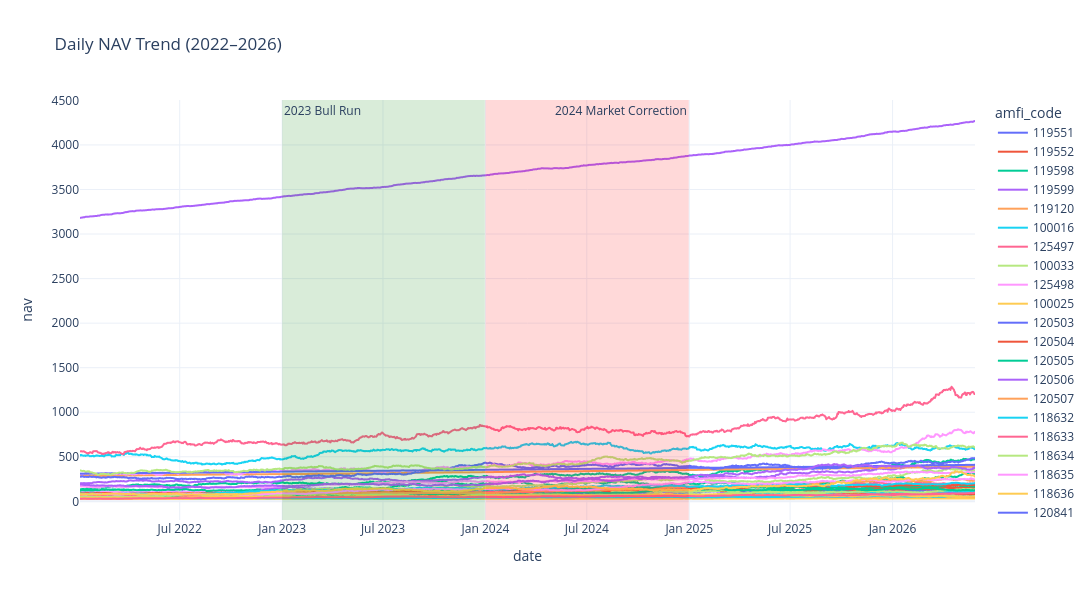

Notebook code for this chart:
### Code cell
fig = px.line(
    nav_filtered,
    x="date",
    y="nav",
    color="amfi_code",
    title="Daily NAV Trend (2022–2026)"
)

# Highlight 2023 Bull Run
fig.add_vrect(
    x0="2023-01-01",
    x1="2023-12-31",
    fillcolor="green",
    opacity=0.15,
    line_width=0,
    annotation_text="2023 Bull Run",
    annotation_position="top left"
)

# Highlight 2024 Market Correction
fig.add_vrect(
    x0="2024-01-01",
    x1="2024-12-31",
    fillcolor="red",
    opacity=0.15,
    line_width=0,
    annotation_text="2024 Market Correction",
    annotation_position="top right"
)

fig.update_layout(
    template="plotly_white",
    height=600,
    width=1200
)

fig.show()

### Figure 1 — Plotly figure (JSON) as saved in the notebook; plotly's stock layout.template omitted (floating-point values rounded to 4 significant figures; data arrays with more than 128 entries replaced by an {"elided": "..."} marker saying what was removed)
{"data": [{"hovertemplate": "amfi_code=119551<br>date=%{x}<br>nav=%{y}<extra></extra>", "legendgroup": "119551", "line": {"color": "#636efa", "dash": "solid"}, "marker": {"symbol": "circle"}, "mode": "lines", "name": "119551", "showlegend": true, "type": "scattergl", "x": {"elided": "1150 str values"}, "xaxis": "x", "y": {"elided": "1150 float values"}, "yaxis": "y"}, {"hovertemplate": "amfi_code=119552<br>date=%{x}<br>nav=%{y}<extra></extra>", "legendgroup": "119552", "line": {"color": "#EF553B", "dash": "solid"}, "marker": {"symbol": "circle"}, "mode": "lines", "name": "119552", "showlegend": true, "type": "scattergl", "x": {"elided": "1150 str values"}, "xaxis": "x", "y": {"elided": "1150 float values"}, "yaxis": "y"}, {"hovertemplate": "amfi_code=119598<br>date=%{x}<br>nav=%{y}<extra></extra>", "legendgroup": "119598", "line": {"color": "#00cc96", "dash": "solid"}, "marker": {"symbol": "circle"}, "mode": "lines", "name": "119598", "showlegend": true, "type": "scattergl", "x": {"elided": "1150 str values"}, "xaxis": "x", "y": {"elided": "1150 float values"}, "yaxis": "y"}, {"hovertemplate": "amfi_code=119599<br>date=%{x}<br>nav=%{y}<extra></extra>", "legendgroup": "119599", "line": {"color": "#ab63fa", "dash": "solid"}, "marker": {"symbol": "circle"}, "mode": "lines", "name": "119599", "showlegend": true, "type": "scattergl", "x": {"elided": "1150 str values"}, "xaxis": "x", "y": {"elided": "1150 float values"}, "yaxis": "y"}, {"hovertemplate": "amfi_code=119120<br>date=%{x}<br>nav=%{y}<extra></extra>", "legendgroup": "119120", "line": {"color": "#FFA15A", "dash": "solid"}, "marker": {"symbol": "circle"}, "mode": "lines", "name": "119120", "showlegend": true, "type": "scattergl", "x": {"elided": "1150 str values"}, "xaxis": "x", "y": {"elided": "1150 float values"}, "yaxis": "y"}, {"hovertemplate": "amfi_code=100016<br>date=%{x}<br>nav=%{y}<extra></extra>", "legendgroup": "100016", "line": {"color": "#19d3f3", "dash": "solid"}, "marker": {"symbol": "circle"}, "mode": "lines", "name": "100016", "showlegend": true, "type": "scattergl", "x": {"elided": "1150 str values"}, "xaxis": "x", "y": {"elided": "1150 float values"}, "yaxis": "y"}, {"hovertemplate": "amfi_code=125497<br>date=%{x}<br>nav=%{y}<extra></extra>", "legendgroup": "125497", "line": {"color": "#FF6692", "dash": "solid"}, "marker": {"symbol": "circle"}, "mode": "lines", "name": "125497", "showlegend": true, "type": "scattergl", "x": {"elided": "1150 str values"}, "xaxis": "x", "y": {"elided": "1150 float values"}, "yaxis": "y"}, {"hovertemplate": "amfi_code=100033<br>date=%{x}<br>nav=%{y}<extra></extra>", "legendgroup": "100033", "line": {"color": "#B6E880", "dash": "solid"}, "marker": {"symbol": "circle"}, "mode": "lines", "name": "100033", "showlegend": true, "type": "scattergl", "x": {"elided": "1150 str values"}, "xaxis": "x", "y": {"elided": "1150 float values"}, "yaxis": "y"}, {"hovertemplate": "amfi_code=125498<br>date=%{x}<br>nav=%{y}<extra></extra>", "legendgroup": "125498", "line": {"color": "#FF97FF", "dash": "solid"}, "marker": {"symbol": "circle"}, "mode": "lines", "name": "125498", "showlegend": true, "type": "scattergl", "x": {"elided": "1150 str values"}, "xaxis": "x", "y": {"elided": "1150 float values"}, "yaxis": "y"}, {"hovertemplate": "amfi_code=100025<br>date=%{x}<br>nav=%{y}<extra></extra>", "legendgroup": "100025", "line": {"color": "#FECB52", "dash": "solid"}, "marker": {"symbol": "circle"}, "mode": "lines", "name": "100025", "showlegend": true, "type": "scattergl", "x": {"elided": "1150 str values"}, "xaxis": "x", "y": {"elided": "1150 float values"}, "yaxis": "y"}, {"hovertemplate": "amfi_code=120503<br>date=%{x}<br>nav=%{y}<extra></extra>", "legendgroup": "120503", "line": {"color": "#636efa", "dash": "solid"}, "marker": {"symbol": "circle"}, "mode": "lines", "name": "120503", "showlegend": true, "type": "scattergl", "x": {"elided": "1150 str values"}, "xaxis": "x", "y": {"elided": "1150 float values"}, "yaxis": "y"}, {"hovertemplate": "amfi_code=120504<br>date=%{x}<br>nav=%{y}<extra></extra>", "legendgroup": "120504", "line": {"color": "#EF553B", "dash": "solid"}, "marker": {"symbol": "circle"}, "mode": "lines", "name": "120504", "showlegend": true, "type": "scattergl", "x": {"elided": "1150 str values"}, "xaxis": "x", "y": {"elided": "1150 float values"}, "yaxis": "y"}, {"hovertemplate": "amfi_code=120505<br>date=%{x}<br>nav=%{y}<extra></extra>", "legendgroup": "120505", "line": {"color": "#00cc96", "dash": "solid"}, "marker": {"symbol": "circle"}, "mode": "lines", "name": "120505", "showlegend": true, "type": "scattergl", "x": {"elided": "1150 str values"}, "xaxis": "x", "y": {"elided": "1150 float values"}, "yaxis": "y"}, {"hovertemplate": "amfi_code=120506<br>date=%{x}<br>nav=%{y}<extra></extra>", "legendgroup": "120506", "line": {"color": "#ab63fa", "dash": "solid"}, "marker": {"symbol": "circle"}, "mode": "lines", "name": "120506", "showlegend": true, "type": "scattergl", "x": {"elided": "1150 str values"}, "xaxis": "x", "y": {"elided": "1150 float values"}, "yaxis": "y"}, {"hovertemplate": "amfi_code=120507<br>date=%{x}<br>nav=%{y}<extra></extra>", "legendgroup": "120507", "line": {"color": "#FFA15A", "dash": "solid"}, "marker": {"symbol": "circle"}, "mode": "lines", "name": "120507", "showlegend": true, "type": "scattergl", "x": {"elided": "1150 str values"}, "xaxis": "x", "y": {"elided": "1150 float values"}, "yaxis": "y"}, {"hovertemplate": "amfi_code=118632<br>date=%{x}<br>nav=%{y}<extra></extra>", "legendgroup": "118632", "line": {"color": "#19d3f3", "dash": "solid"}, "marker": {"symbol": "circle"}, "mode": "lines", "name": "118632", "showlegend": true, "type": "scattergl", "x": {"elided": "1150 str values"}, "xaxis": "x", "y": {"elided": "1150 float values"}, "yaxis": "y"}, {"hovertemplate": "amfi_code=118633<br>date=%{x}<br>nav=%{y}<extra></extra>", "legendgroup": "118633", "line": {"color": "#FF6692", "dash": "solid"}, "marker": {"symbol": "circle"}, "mode": "lines", "name": "118633", "showlegend": true, "type": "scattergl", "x": {"elided": "1150 str values"}, "xaxis": "x", "y": {"elided": "1150 float values"}, "yaxis": "y"}, {"hovertemplate": "amfi_code=118634<br>date=%{x}<br>nav=%{y}<extra></extra>", "legendgroup": "118634", "line": {"color": "#B6E880", "dash": "solid"}, "marker": {"symbol": "circle"}, "mode": "lines", "name": "118634", "showlegend": true, "type": "scattergl", "x": {"elided": "1150 str values"}, "xaxis": "x", "y": {"elided": "1150 float values"}, "yaxis": "y"}, {"hovertemplate": "amfi_code=118635<br>date=%{x}<br>nav=%{y}<extra></extra>", "legendgroup": "118635", "line": {"color": "#FF97FF", "dash": "solid"}, "marker": {"symbol": "circle"}, "mode": "lines", "name": "118635", "showlegend": true, "type": "scattergl", "x": {"elided": "1150 str values"}, "xaxis": "x", "y": {"elided": "1150 float values"}, "yaxis": "y"}, {"hovertemplate": "amfi_code=118636<br>date=%{x}<br>nav=%{y}<extra></extra>", "legendgroup": "118636", "line": {"color": "#FECB52", "dash": "solid"}, "marker": {"symbol": "circle"}, "mode": "lines", "name": "118636", "showlegend": true, "type": "scattergl", "x": {"elided": "1150 str values"}, "xaxis": "x", "y": {"elided": "1150 float values"}, "yaxis": "y"}, {"hovertemplate": "amfi_code=120841<br>date=%{x}<br>nav=%{y}<extra></extra>", "legendgroup": "120841", "line": {"color": "#636efa", "dash": "solid"}, "marker": {"symbol": "circle"}, "mode": "lines", "name": "120841", "showlegend": true, "type": "scattergl", "x": {"elided": "1150 str values"}, "xaxis": "x", "y": {"elided": "1150 float values"}, "yaxis": "y"}, {"hovertemplate": "amfi_code=120842<br>date=%{x}<br>nav=%{y}<extra></extra>", "legendgroup": "120842", "line": {"color": "#EF553B", "dash": "solid"}, "marker": {"symbol": "circle"}, "mode": "lines", "name": "120842", "showlegend": true, "type": "scattergl", "x": {"elided": "1150 str values"}, "xaxis": "x", "y": {"elided": "1150 float values"}, "yaxis": "y"}, {"hovertemplate": "amfi_code=120843<br>date=%{x}<br>nav=%{y}<extra></extra>", "legendgroup": "120843", "line": {"color": "#00cc96", "dash": "solid"}, "marker": {"symbol": "circle"}, "mode": "lines", "name": "120843", "showlegend": true, "type": "scattergl", "x": {"elided": "1150 str values"}, "xaxis": "x", "y": {"elided": "1150 float values"}, "yaxis": "y"}, {"hovertemplate": "amfi_code=120844<br>date=%{x}<br>nav=%{y}<extra></extra>", "legendgroup": "120844", "line": {"color": "#ab63fa", "dash": "solid"}, "marker": {"symbol": "circle"}, "mode": "lines", "name": "120844", "showlegend": true, "type": "scattergl", "x": {"elided": "1150 str values"}, "xaxis": "x", "y": {"elided": "1150 float values"}, "yaxis": "y"}, {"hovertemplate": "amfi_code=119092<br>date=%{x}<br>nav=%{y}<extra></extra>", "legendgroup": "119092", "line": {"color": "#FFA15A", "dash": "solid"}, "marker": {"symbol": "circle"}, "mode": "lines", "name": "119092", "showlegend": true, "type": "scattergl", "x": {"elided": "1150 str values"}, "xaxis": "x", "y": {"elided": "1150 float values"}, "yaxis": "y"}, {"hovertemplate": "amfi_code=119093<br>date=%{x}<br>nav=%{y}<extra></extra>", "legendgroup": "119093", "line": {"color": "#19d3f3", "dash": "solid"}, "marker": {"symbol": "circle"}, "mode": "lines", "name": "119093", "showlegend": true, "type": "scattergl", "x": {"elided": "1150 str values"}, "xaxis": "x", "y": {"elided": "1150 float values"}, "yaxis": "y"}, {"hovertemplate": "amfi_code=119094<br>date=%{x}<br>nav=%{y}<extra></extra>", "legendgroup": "119094", "line": {"color": "#FF6692", "dash": "solid"}, "marker": {"symbol": "circle"}, "mode": "lines", "name": "119094", "showlegend": true, "type": "scattergl", "x": {"elided": "1150 str values"}, "xaxis": "x", "y": {"elided": "1150 float values"}, "yaxis": "y"}, {"hovertemplate": "amfi_code=119095<br>date=%{x}<br>nav=%{y}<extra></extra>", "legendgroup": "119095", "line": {"color": "#B6E880", "dash": "solid"}, "marker": {"symbol": "circle"}, "mode": "lines", "name": "119095", "showlegend": true, "type": "scattergl", "x": {"elided": "1150 str values"}, "xaxis": "x", "y": {"elided": "1150 float values"}, "yaxis": "y"}, {"hovertemplate": "amfi_code=101206<br>date=%{x}<br>nav=%{y}<extra></extra>", "legendgroup": "101206", "line": {"color": "#FF97FF", "dash": "solid"}, "marker": {"symbol": "circle"}, "mode": "lines", "name": "101206", "showlegend": true, "type": "scattergl", "x": {"elided": "1150 str values"}, "xaxis": "x", "y": {"elided": "1150 float values"}, "yaxis": "y"}, {"hovertemplate": "amfi_code=101207<br>date=%{x}<br>nav=%{y}<extra></extra>", "legendgroup": "101207", "line": {"color": "#FECB52", "dash": "solid"}, "marker": {"symbol": "circle"}, "mode": "lines", "name": "101207", "showlegend": true, "type": "scattergl", "x": {"elided": "1150 str values"}, "xaxis": "x", "y": {"elided": "1150 float values"}, "yaxis": "y"}, {"hovertemplate": "amfi_code=101208<br>date=%{x}<br>nav=%{y}<extra></extra>", "legendgroup": "101208", "line": {"color": "#636efa", "dash": "solid"}, "marker": {"symbol": "circle"}, "mode": "lines", "name": "101208", "showlegend": true, "type": "scattergl", "x": {"elided": "1150 str values"}, "xaxis": "x", "y": {"elided": "1150 float values"}, "yaxis": "y"}, {"hovertemplate": "amfi_code=102885<br>date=%{x}<br>nav=%{y}<extra></extra>", "legendgroup": "102885", "line": {"color": "#EF553B", "dash": "solid"}, "marker": {"symbol": "circle"}, "mode": "lines", "name": "102885", "showlegend": true, "type": "scattergl", "x": {"elided": "1150 str values"}, "xaxis": "x", "y": {"elided": "1150 float values"}, "yaxis": "y"}, {"hovertemplate": "amfi_code=102886<br>date=%{x}<br>nav=%{y}<extra></extra>", "legendgroup": "102886", "line": {"color": "#00cc96", "dash": "solid"}, "marker": {"symbol": "circle"}, "mode": "lines", "name": "102886", "showlegend": true, "type": "scattergl", "x": {"elided": "1150 str values"}, "xaxis": "x", "y": {"elided": "1150 float values"}, "yaxis": "y"}, {"hovertemplate": "amfi_code=102887<br>date=%{x}<br>nav=%{y}<extra></extra>", "legendgroup": "102887", "line": {"color": "#ab63fa", "dash": "solid"}, "marker": {"symbol": "circle"}, "mode": "lines", "name": "102887", "showlegend": true, "type": "scattergl", "x": {"elided": "1150 str values"}, "xaxis": "x", "y": {"elided": "1150 float values"}, "yaxis": "y"}, {"hovertemplate": "amfi_code=148567<br>date=%{x}<br>nav=%{y}<extra></extra>", "legendgroup": "148567", "line": {"color": "#FFA15A", "dash": "solid"}, "marker": {"symbol": "circle"}, "mode": "lines", "name": "148567", "showlegend": true, "type": "scattergl", "x": {"elided": "1150 str values"}, "xaxis": "x", "y": {"elided": "1150 float values"}, "yaxis": "y"}, {"hovertemplate": "amfi_code=148568<br>date=%{x}<br>nav=%{y}<extra></extra>", "legendgroup": "148568", "line": {"color": "#19d3f3", "dash": "solid"}, "marker": {"symbol": "circle"}, "mode": "lines", "name": "148568", "showlegend": true, "type": "scattergl", "x": {"elided": "1150 str values"}, "xaxis": "x", "y": {"elided": "1150 float values"}, "yaxis": "y"}, {"hovertemplate": "amfi_code=148569<br>date=%{x}<br>nav=%{y}<extra></extra>", "legendgroup": "148569", "line": {"color": "#FF6692", "dash": "solid"}, "marker": {"symbol": "circle"}, "mode": "lines", "name": "148569", "showlegend": true, "type": "scattergl", "x": {"elided": "1150 str values"}, "xaxis": "x", "y": {"elided": "1150 float values"}, "yaxis": "y"}, {"hovertemplate": "amfi_code=149322<br>date=%{x}<br>nav=%{y}<extra></extra>", "legendgroup": "149322", "line": {"color": "#B6E880", "dash": "solid"}, "marker": {"symbol": "circle"}, "mode": "lines", "name": "149322", "showlegend": true, "type": "scattergl", "x": {"elided": "1150 str values"}, "xaxis": "x", "y": {"elided": "1150 float values"}, "yaxis": "y"}, {"hovertemplate": "amfi_code=149323<br>date=%{x}<br>nav=%{y}<extra></extra>", "legendgroup": "149323", "line": {"color": "#FF97FF", "dash": "solid"}, "marker": {"symbol": "circle"}, "mode": "lines", "name": "149323", "showlegend": true, "type": "scattergl", "x": {"elided": "1150 str values"}, "xaxis": "x", "y": {"elided": "1150 float values"}, "yaxis": "y"}, {"hovertemplate": "amfi_code=149324<br>date=%{x}<br>nav=%{y}<extra></extra>", "legendgroup": "149324", "line": {"color": "#FECB52", "dash": "solid"}, "marker": {"symbol": "circle"}, "mode": "lines", "name": "149324", "showlegend": true, "type": "scattergl", "x": {"elided": "1150 str values"}, "xaxis": "x", "y": {"elided": "1150 float values"}, "yaxis": "y"}], "layout": {"annotations": [{"showarrow": false, "text": "2023 Bull Run", "x": "2023-01-01", "xanchor": "left", "xref": "x", "y": 1, "yanchor": "top", "yref": "y domain"}, {"showarrow": false, "text": "2024 Market Correction", "x": "2024-12-31", "xanchor": "right", "xref": "x", "y": 1, "yanchor": "top", "yref": "y domain"}], "height": 600, "legend": {"title": {"text": "amfi_code"}, "tracegroupgap": 0}, "shapes": [{"fillcolor": "green", "line": {"width": 0}, "opacity": 0.15, "type": "rect", "x0": "2023-01-01", "x1": "2023-12-31", "xref": "x", "y0": 0, "y1": 1, "yref": "y domain"}, {"fillcolor": "red", "line": {"width": 0}, "opacity": 0.15, "type": "rect", "x0": "2024-01-01", "x1": "2024-12-31", "xref": "x", "y0": 0, "y1": 1, "yref": "y domain"}], "title": {"text": "Daily NAV Trend (2022–2026)"}, "width": 1200, "xaxis": {"anchor": "y", "domain": [0, 1], "title": {"text": "date"}}, "yaxis": {"anchor": "x", "domain": [0, 1], "title": {"text": "nav"}}}}
